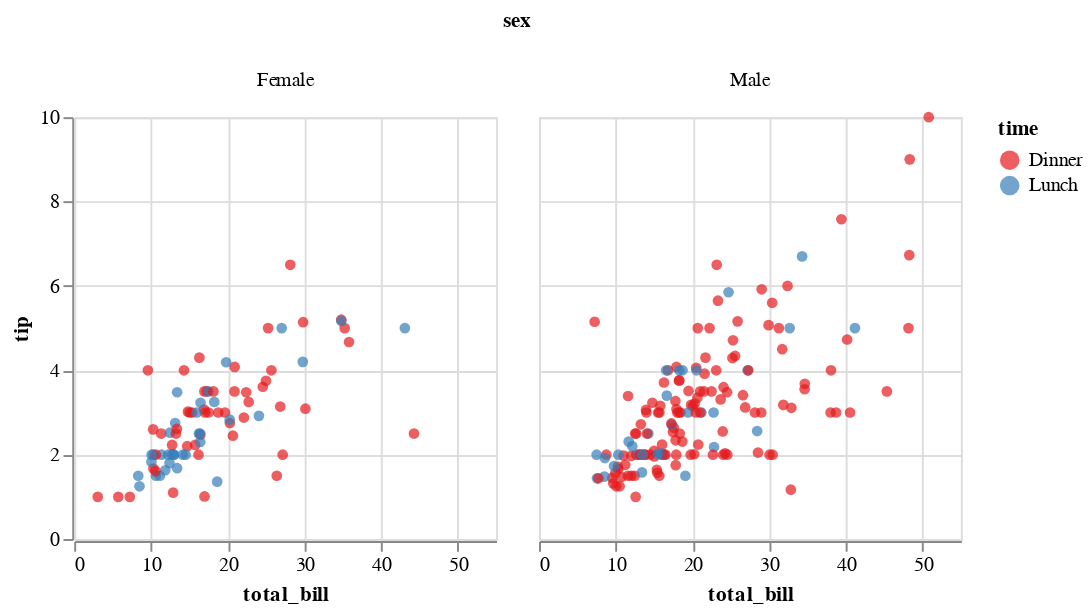

Write notebook code for a chart like this one.
### Code cell
c = salt.FacetGrid(tips, col="sex", hue="time", palette="Set1")
display(c.map_dataframe(palt.scatter, "total_bill", "tip"))

g = sns.FacetGrid(tips, col="sex", hue="time", palette="Set1", hue_order=["Dinner", "Lunch"])
g = g.map(plt.scatter, "total_bill", "tip", **kws).add_legend()

### Figure 1 — Vega-Lite specification as saved in the notebook (floating-point values rounded to 4 significant figures; data arrays with more than 128 entries replaced by an {"elided": "..."} marker saying what was removed)
{"$schema": "https://vega.github.io/schema/vega-lite/v2.4.1.json", "config": {"range": {"category": ["rgba(228.0,26.0,28.0,1)", "rgba(55.0,126.0,184.0,1)", "rgba(77.0,175.0,74.0,1)", "rgba(152.0,78.0,163.0,1)", "rgba(255.0,127.0,0.0,1)", "rgba(255.0,255.0,51.0,1)"]}, "view": {"height": 300, "width": 400}}, "data": {"values": {"elided": "244 records"}}, "facet": {"column": {"field": "sex", "type": "nominal"}}, "spec": {"encoding": {"color": {"field": "time", "type": "nominal"}, "x": {"field": "total_bill", "type": "quantitative"}, "y": {"field": "tip", "type": "quantitative"}}, "height": 216, "mark": "circle", "width": 216}}
